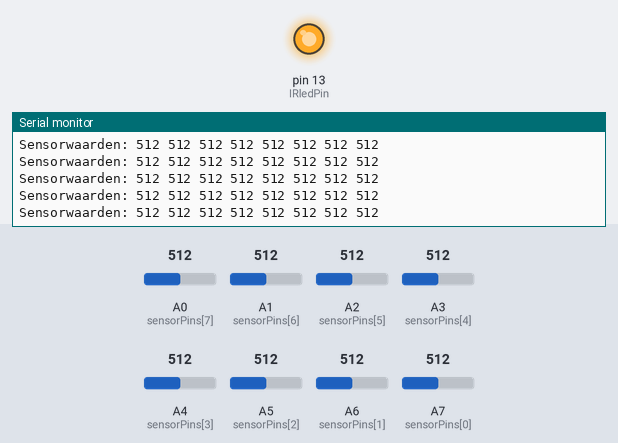
A sketch run on a simulated Arduino Nano, built with avr-gcc and run on an emulated ATmega328P. Parts: output pins drawn as LEDs (lit = HIGH), the last lines printed to the serial monitor. Inputs (shaded band) come from the test bench; at power-on: A0 (sensorPins[7]) = 512, A1 (sensorPins[6]) = 512, A2 (sensorPins[5]) = 512, A3 (sensorPins[4]) = 512, A4 (sensorPins[3]) = 512, A5 (sensorPins[2]) = 512, A6 (sensorPins[1]) = 512, A7 (sensorPins[0]) = 512.

Above: at 1.2 s.
1.3 s: A0 (sensorPins[7]) set to 104
At 1.34 s:
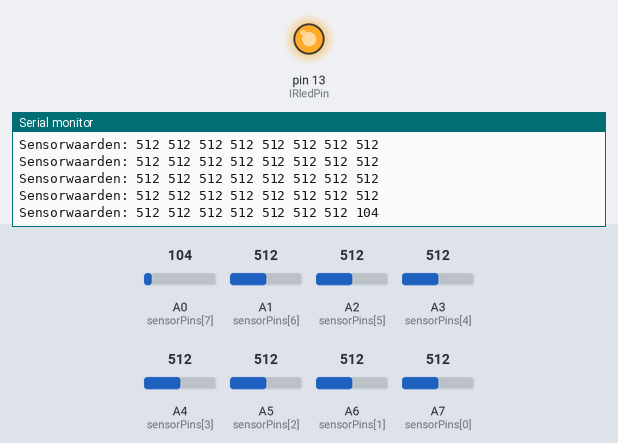
4.3 s: A0 (sensorPins[7]) set to 90
At 4.35 s:
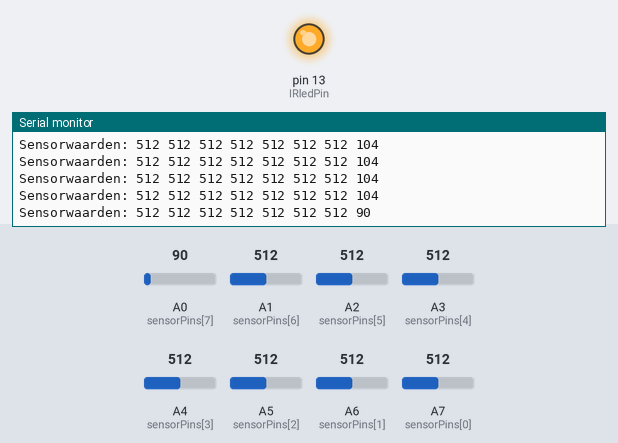
7.3 s: A1 (sensorPins[6]) set to 106
At 7.34 s:
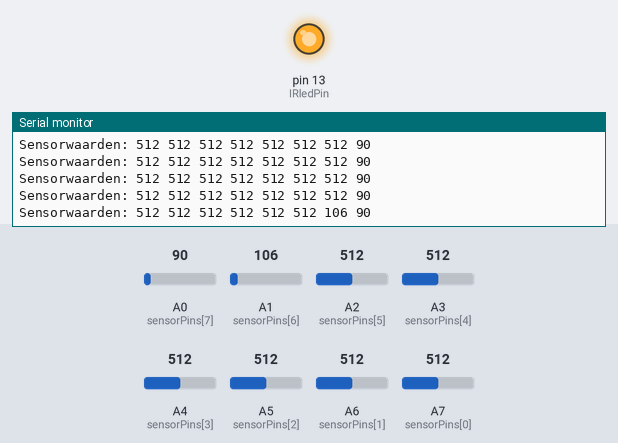
10.3 s: A1 (sensorPins[6]) set to 91
At 10.34 s:
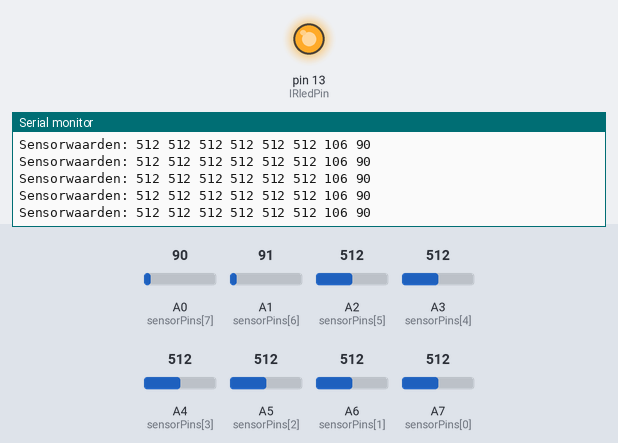

Measured:
- after the input at 1.3 s, the serial monitor: prints a new line at once (image 1)
- after the input at 4.3 s, the serial monitor: prints a new line at once (image 2)
- after the input at 7.3 s, the serial monitor: prints a new line at once (image 3)

The sketch:

SensorenNanoEveryJao.ino
```cpp
const int sensorPins[8] = {A7, A6, A5, A4, A3, A2, A1, A0};
const int numSensors = 8;
int sensorValues;

const int IRledPin = 13;

void setup() {
  Serial.begin(9600);

  pinMode(IRledPin, OUTPUT);
  digitalWrite(IRledPin, HIGH);
}

void loop() {
  Serial.print("Sensorwaarden: ");

  for (int i = 0; i < numSensors; i++) {
    sensorValues = analogRead(sensorPins[i]);
    Serial.print(sensorValues);
    Serial.print(" ");
  }
  Serial.println();
}
```
